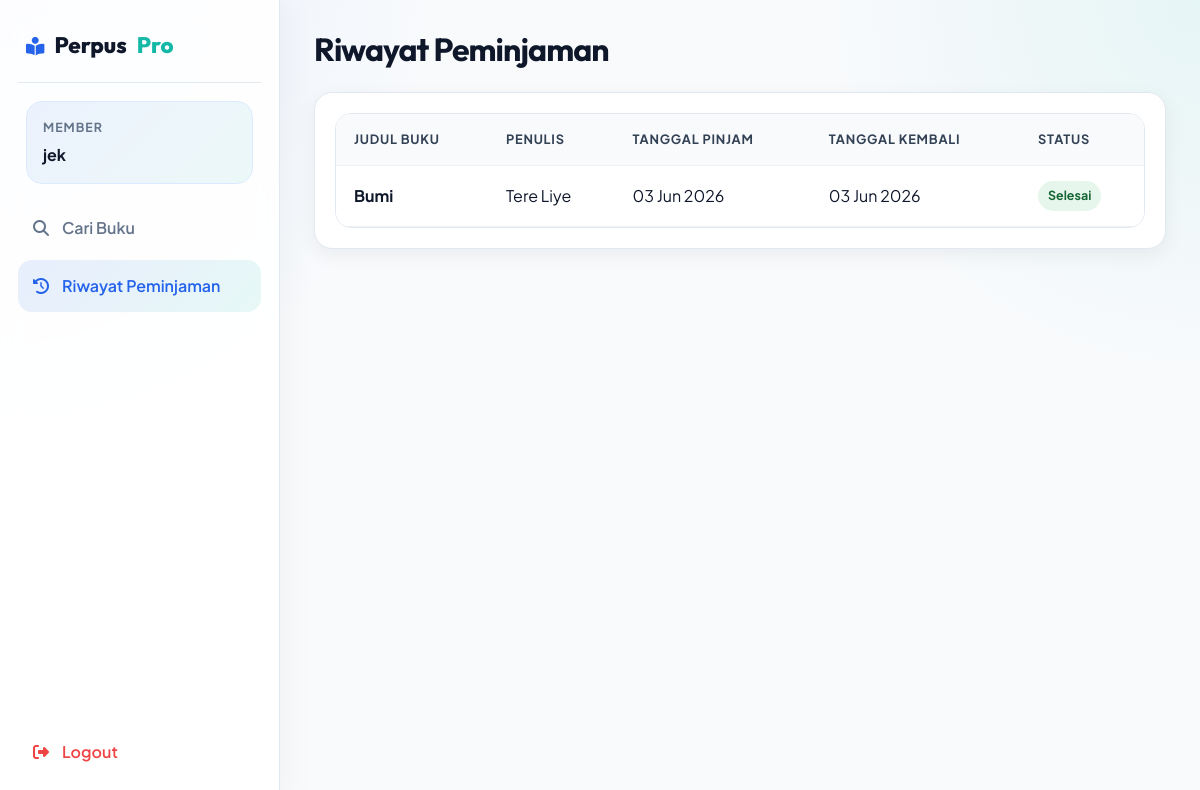
The app's page /user/history.php (signed in) with its own data.
### tables this page shows
CREATE TABLE `peminjaman` (
  `id_peminjaman` int NOT NULL AUTO_INCREMENT,
  `user_id` int NOT NULL,
  `borrow_date` date NOT NULL,
  `return_date` date DEFAULT NULL,
  `status` enum('borrowed','returned') NOT NULL DEFAULT 'borrowed',
  `created_at` timestamp NOT NULL DEFAULT CURRENT_TIMESTAMP,
  PRIMARY KEY (`id_peminjaman`)
);

CREATE TABLE `buku` (
  `id_buku` int NOT NULL AUTO_INCREMENT,
  `title` varchar(255) NOT NULL,
  `author` varchar(150) NOT NULL,
  `publisher` varchar(150) NOT NULL,
  `year` int NOT NULL,
  `quantity` int NOT NULL DEFAULT '0',
  `created_at` timestamp NOT NULL DEFAULT CURRENT_TIMESTAMP,
  `id_kategori` int DEFAULT NULL,
  `locked_by` int DEFAULT NULL,
  PRIMARY KEY (`id_buku`)
);

### user/history.php (the view, shortened to what this page needs)
<?php
include 'layout_top.php';
$user_id = (int)$_SESSION['user_id'];
$query = "
    SELECT p.id_peminjaman, b.title as book_title, b.author, p.borrow_date, p.return_date, p.status
    FROM peminjaman p
    JOIN detail_pinjam d ON p.id_peminjaman = d.id_peminjaman
    JOIN buku b ON d.id_buku = b.id_buku
    WHERE p.user_id = $user_id
    ORDER BY p.created_at DESC
";
$history = $conn->query($query);
?>
<div class="page-header">
    <h1 class="page-title">Riwayat Peminjaman</h1>
</div>
<div class="glass-panel" style="padding: 20px;">
    <div class="table-container">
        <table>
            <thead>
                <tr>
                    <th>Judul Buku</th>
                    <th>Penulis</th>
                    <th>Tanggal Pinjam</th>
                    <th>Tanggal Kembali</th>
                    <th>Status</th>
                </tr>
            </thead>
            <tbody>
                <?php while($row = $history->fetch_assoc()): ?>
                <tr>
                    <td><strong><?php echo htmlspecialchars($row['book_title']); ?></strong></td>
                    <td><?php echo htmlspecialchars($row['author']); ?></td>
                    <td><?php echo date('d M Y', strtotime($row['borrow_date'])); ?></td>
                    <td><?php echo $row['return_date'] ? date('d M Y', strtotime($row['return_date'])) : '-'; ?></td>
                    <td>
                        <?php if($row['status'] == 'borrowed'): ?>
                            <span class="badge badge-warning">Sedang Dipinjam</span>
                        <?php else: ?>
                            <span class="badge badge-success">Selesai</span>
                        <?php endif; ?>
                    </td>
                </tr>
                <?php endwhile; ?>
            </tbody>
        </table>
    </div>
</div>
<?php include 'layout_bottom.php'; ?>

### css/style.css (style rules this page uses)
:root { --primary:#2563eb; --primary-hover:#1d4ed8; --secondary:#14b8a6; --secondary-hover:#0f9f92; --accent:#7c3aed; --bg:#f8fafc; --bg-soft:#eef4ff; --surface:#ffffff; --surface-2:#f8fafc; --text:#0f172a; --muted:#64748b; --border:#e2e8f0; --shadow:0 12px 30px rgba(15, 23, 42, 0.08); --shadow-soft:0 6px 20px rgba(15, 23, 42, 0.06); --success:#16a34a; --warning:#f59e0b; --danger:#ef4444; --radius:18px; }
* { margin:0; padding:0; box-sizing:border-box; }
html, body { min-height:100%; }
body { font-family:'Plus Jakarta Sans', sans-serif; background: radial-gradient(circle at top left, rgba(37, 99, 235, 0.08), transparent 30%), radial-gradient(circle at top right, rgba(20, 184, 166, 0.08), transparent 26%), var(--bg); color:var(--text); line-height:1.6; }
h1,h2,h3,h4,h5,h6 { font-family:'Outfit', sans-serif; line-height:1.2; color:var(--text); }
.glass-panel, .glass-card { background:var(--surface); border:1px solid var(--border); border-radius:var(--radius); box-shadow:var(--shadow-soft); }
.glass-panel { padding:24px; }
.page-header { display:flex; justify-content:space-between; align-items:center; gap:16px; margin-bottom:24px; flex-wrap:wrap; }
.page-title { font-size:2rem; letter-spacing:-0.03em; }
.table-container { overflow-x:auto; border-radius:16px; border:1px solid var(--border); background:#fff; }
table { width:100%; border-collapse:collapse; background:#fff; }
th, td { padding:15px 18px; text-align:left; border-bottom:1px solid #edf2f7; vertical-align:middle; }
th { background:#f8fafc; color:#334155; font-size:.8rem; text-transform:uppercase; letter-spacing:.06em; }
.badge { display:inline-flex; align-items:center; padding:5px 10px; border-radius:999px; font-size:.78rem; font-weight:700; }
.badge-success { background:rgba(22,163,74,.10); color:#166534; }

### records on screen
peminjaman: buku.title "Bumi", buku.author "Tere Liye", borrow_date "03 Jun 2026", return_date "03 Jun 2026", status "Selesai"

### other values on screen
$_SESSION['name'] "jek"
